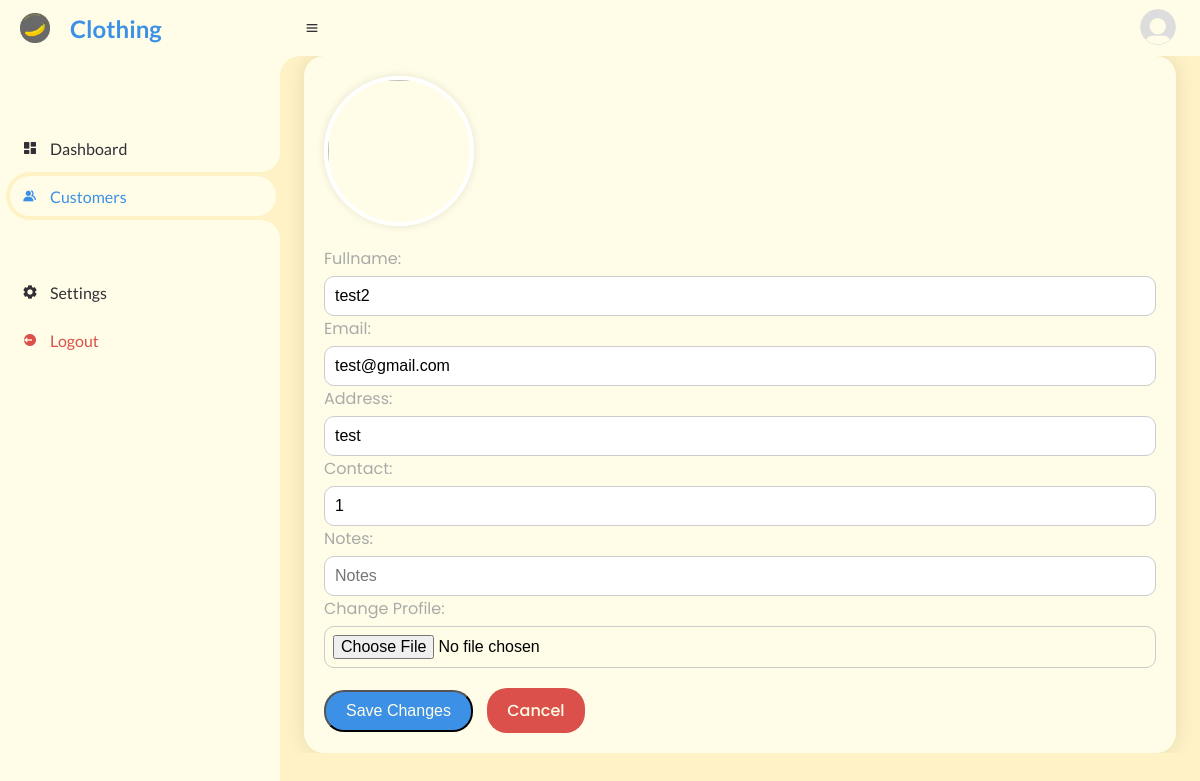
Screenshot of /crud/updatecustomer.php?id=4 (signed in) with the database file from the repository.
### tables this page shows
CREATE TABLE `customer_account` (
  `id` int(11) NOT NULL,
  `barcode_image` varchar(255) NOT NULL,
  `profpic` varchar(255) NOT NULL,
  `FullName` varchar(50) NOT NULL,
  `Email` varchar(50) NOT NULL,
  `Address` varchar(255) NOT NULL,
  `Contact` double NOT NULL,
  `TotalVisits` int(11) NOT NULL,
  `LoyaltyPoints` int(11) NOT NULL,
  `TotalPurchase` int(11) NOT NULL,
  `Notes` varchar(100) NOT NULL
);

### crud/updatecustomer.php (the view, shortened to what this page needs)
<?php
require_once '../include/dbcon.php';
$customerId = $_GET['id'];
try {
    $pdoQuery = "SELECT * FROM customer_account WHERE id=:id";
    $pdoResult = $pdoConnect->prepare($pdoQuery);
    $pdoResult->execute(['id' => $customerId]);
    $customer = $pdoResult->fetch();
} catch (PDOException $error) {
    echo "Error: " . $error->getMessage();
    exit;
}
?>
<!DOCTYPE html>
<html lang="en">
<head>
    <link href='https://unpkg.com/boxicons@2.0.9/css/boxicons.min.css' rel='stylesheet'>
    <link rel="stylesheet" href="../admincss/styles.css">
    <link rel="stylesheet" href="../admincss/update.css">
</head>
<body>
    <section id="sidebar">
        <a href="#" class="brand">
            <img src="../admin/Picsart_24-03-29_12-28-55-400.png">
            <span class="text">Clothing</span>
        </a>
        <ul class="side-menu top">
            <li>
                <a href="../admin/dashboard.php">
                    <i class='bx bxs-dashboard' ></i>
                    <span class="text">Dashboard</span>
                </a>
            </li>
            <li class="active">
                <a href="#">
                    <i class='bx bxs-group' ></i>
                    <span class="text">Customers</span>
                </a>
            </li>
        </ul>
        <ul class="side-menu">
            <li>
                <a href="#">
                    <i class='bx bxs-cog' ></i>
                    <span class="text">Settings</span>
                </a>
            </li>
            <li>
                <a href="logout.php" class="logout">
                    <i class='bx bxs-log-out-circle' ></i>
                    <span class="text">Logout</span>
                </a>
            </li>
        </ul>
    </section>
    <section id="content">
        <nav>
            <i class='bx bx-menu' ></i>
            <a href="#" class="profile">
                <img src="../image/default_profile.png">
            </a>
        </nav>
        <main>
            <div class="update-profile">
                <form action="updatecustomer.php?id=<?php echo $_GET["id"]; ?>" method="post" enctype="multipart/form-data">
                    <?php
                        if (isset($customer['profpic'])) {
                            $imagePath = '../uploaded_image/' . $customer['profpic'];
                            echo '<img src="' . (file_exists($imagePath) ? $imagePath : "../image/profile.png") . '">';
                        } else {
                            echo '<img src="../image/profile.png">';
                        }
                    ?>
                    <div class="flex">
                        <div class="inputBox">
                            <span>Fullname: </span>
                            <input type="text" name="FName" value="<?php echo $customer['FullName']; ?>" required placeholder="FullName" class="box">
                            <span>Email: </span>
                            <input type="email" name="Email" value="<?php echo $customer['Email']; ?>" required placeholder="Email" class="box">
                            <span>Address: </span>
                            <input type="text" name="Address" value="<?php echo $customer['Address']; ?>" required placeholder="Address" class="box">
                            <span>Contact: </span>
                            <input type="number" name="Contact" value="<?php echo $customer['Contact']; ?>" required placeholder="Contact" class="box">
                            <span>Notes: </span>
                            <input type="text" name="addNotes" value="<?php echo $customer['Notes']; ?>" placeholder="Notes" class="box">
                            <span>Change Profile: </span>
                            <input type="file" name="profile" accept="image/jpg, image/jpeg, image/png" class="box">
                        </div>
                    </div>
                    <input type="submit" name="modify" value="Save Changes" class="btn">
                    <a href="../admin/customers.php" class="delete-btn">Cancel</a>
                </form>
            </div>
        </main>
    </section>
</body>
</html>

### customercss/styles.css (style rules this page uses)
* { margin: 0; padding: 0; box-sizing: border-box; }
a { text-decoration: none; }
li { list-style: none; }
:root { --poppins: "Poppins", sans-serif; --lato: "Lato", sans-serif; --light: #f9f9f9; --blue: #3c91e6; --light-blue: #cfe8ff; --grey: #eee; --dark-grey: #aaaaaa; --dark: #342e37; --red: #db504a; --yellow: #ffce26; --light-yellow: #fff2c6; --orange: #fd7238; --light-orange: #ffe0d3; }
html { overflow-x: hidden; }
body { background: var(--light-yellow); overflow-x: hidden; }
#sidebar { position: fixed; top: 0; left: 0; width: 280px; height: 100%; background: #fffde7; z-index: 2000; font-family: var(--lato); transition: 0.3s ease; overflow-x: hidden; scrollbar-width: none; }
#sidebar .brand { font-size: 24px; font-weight: 700; height: 56px; display: flex; align-items: center; color: var(--blue); position: sticky; top: 0; left: 0; background: #fffde7; z-index: 500; padding-bottom: 20px; box-sizing: content-box; }
#sidebar .brand img { height: 30px; margin-left: 20px; margin-right: 20px; display: flex; }
#sidebar .side-menu { width: 100%; margin-top: 48px; }
#sidebar .side-menu li { height: 48px; background: transparent; margin-left: 6px; border-radius: 48px 0 0 48px; padding: 4px; }
#sidebar .side-menu li.active { background: var(--light-yellow); position: relative; }
#sidebar .side-menu li.active::before { content: ""; position: absolute; width: 40px; height: 40px; border-radius: 50%; top: -40px; right: 0; box-shadow: 20px 20px 0 var(--light-yellow); z-index: -1; }
#sidebar .side-menu li.active::after { content: ""; position: absolute; width: 40px; height: 40px; border-radius: 50%; bottom: -40px; right: 0; box-shadow: 20px -20px 0 var(--light-yellow); z-index: -1; }
#sidebar .side-menu li a { width: 100%; height: 100%; background: #fffde7; display: flex; align-items: center; border-radius: 48px; font-size: 16px; color: var(--dark); white-space: nowrap; overflow-x: hidden; }
#sidebar .side-menu.top li.active a { color: var(--blue); }
#sidebar .side-menu li a.logout { color: var(--red); }
#sidebar .side-menu li a .bx { min-width: calc(60px - ((4px + 6px) * 2)); display: flex; justify-content: center; }
#content { position: relative; width: calc(100% - 280px); left: 280px; transition: 0.3s ease; }
#content nav { height: 56px; background: #fffde7; padding: 0 24px; display: flex; align-items: center; grid-gap: 24px; font-family: var(--lato); position: sticky; top: 0; left: 0; z-index: 1000; }
#content nav::before { content: ""; position: absolute; width: 40px; height: 40px; bottom: -40px; left: 0; border-radius: 50%; box-shadow: -20px -20px 0 #fffde7; }
#content nav a { color: var(--dark); }
#content nav .bx.bx-menu { cursor: pointer; color: var(--dark); }
#content nav .profile img { width: 36px; height: 36px; object-fit: cover; border-radius: 50%; }
#content main { width: 100%; padding: 0 24px; font-family: var(--poppins); max-height: calc(100vh - 56px); overflow-y: auto; }

### customercss/update.css (style rules this page uses)
* { margin: 0; padding: 0; box-sizing: border-box; }
a { text-decoration: none; }
li { list-style: none; }
:root { --poppins: "Poppins", sans-serif; --lato: "Lato", sans-serif; --light: #f9f9f9; --blue: #3c91e6; --light-blue: #cfe8ff; --grey: #eee; --dark-grey: #aaaaaa; --dark: #342e37; --red: #db504a; --yellow: #ffce26; --light-yellow: #fff2c6; --orange: #fd7238; --light-orange: #ffe0d3; }
body { font-family: var(--poppins); background-color: var(--light-yellow); }
.update-profile { background-color: #fffde7; border-radius: 20px; box-shadow: 0 0 20px rgba(0, 0, 0, 0.1); padding: 20px; }
.update-profile img { width: 150px; height: 150px; border-radius: 50%; object-fit: cover; border: 4px solid #fff; box-shadow: 0 0 10px rgba(0, 0, 0, 0.1); margin-bottom: 20px; }
.inputBox { margin-bottom: 20px; }
.inputBox span { font-size: 16px; color: var(--dark-grey); display: block; margin-bottom: 5px; }
.inputBox input { width: 100%; padding: 10px; border-radius: 10px; border: 1px solid #ccc; outline: none; font-size: 16px; }
.inputBox input[type="file"] { padding: 8px; }
.btn { display: inline-block; padding: 10px 20px; border-radius: 20px; background-color: var(--blue); color: #fffde7; text-decoration: none; font-size: 16px; font-weight: 500; transition: background-color 0.3s ease; }
.delete-btn { display: inline-block; padding: 10px 20px; border-radius: 20px; background-color: var(--red); color: #fffde7; text-decoration: none; font-size: 16px; font-weight: 500; transition: background-color 0.3s ease; margin-left: 10px; }

### rows the page displays
customer_account: FName "test2", Email "test@gmail.com", Address "test", Contact "1"
